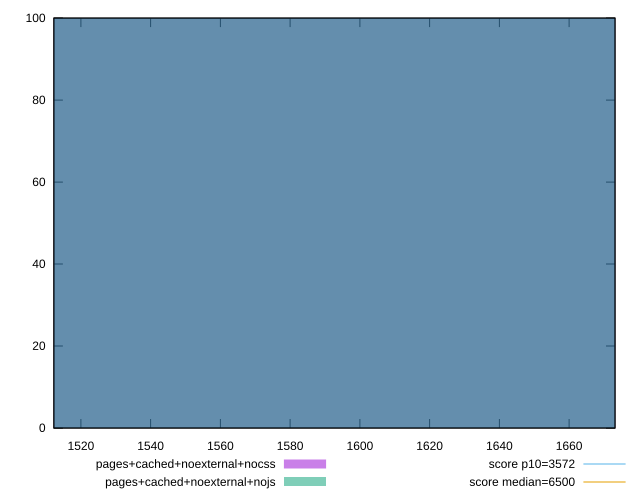

Generate this figure with gnuplot:
reset
set terminal svg size 640, 500
set output "reprap/first-cpu-idle/comparison/histogram/9_vs_10.svg"

$pagesCachedNoexternalNocss <<EOF
1590.89784873443 100
EOF

$pagesCachedNoexternalNojs <<EOF
1590.89784873443 100
EOF

set key outside below
set boxwidth 176.7664276371589
set yrange [0:100]
set style fill transparent solid 0.5 noborder

plot \
  $pagesCachedNoexternalNocss title "pages+cached+noexternal+nocss" with boxes, \
  $pagesCachedNoexternalNojs title "pages+cached+noexternal+nojs" with boxes, \


reset
